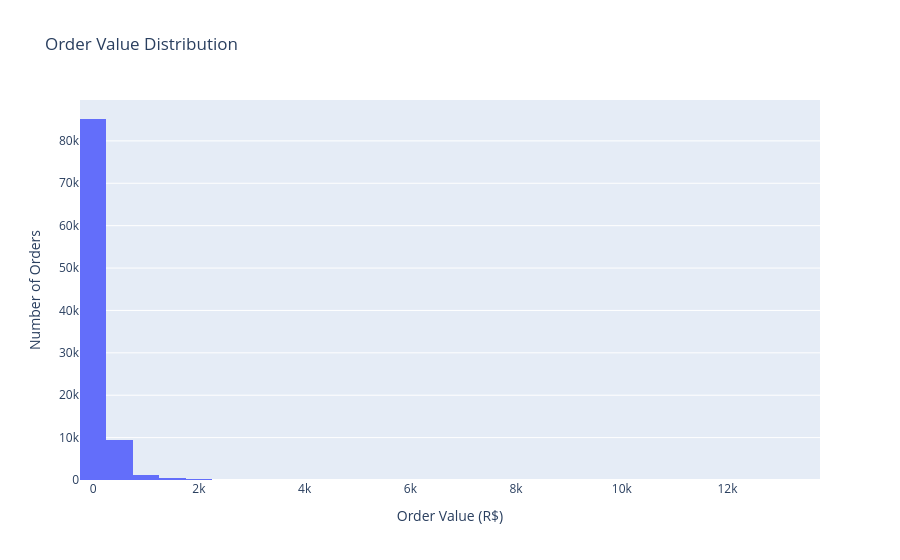

The notebook cell saved with this chart:
### Code cell
order_values = df_sales.groupby('order_id')['price'].sum()

fig4 = px.histogram(order_values, x='price', nbins=50,
                    title='Order Value Distribution')
fig4.update_layout(xaxis_title='Order Value (R$)', yaxis_title='Number of Orders')
fig4.show()

### Figure 1 — Plotly figure (JSON) as saved in the notebook; plotly's stock layout.template omitted (floating-point values rounded to 4 significant figures; data arrays with more than 128 entries replaced by an {"elided": "..."} marker saying what was removed)
{"data": [{"bingroup": "x", "hovertemplate": "price=%{x}<br>count=%{y}<extra></extra>", "legendgroup": "", "marker": {"color": "#636efa", "pattern": {"shape": ""}}, "name": "", "nbinsx": 50, "orientation": "v", "showlegend": false, "type": "histogram", "x": {"elided": "96478 float values"}, "xaxis": "x", "yaxis": "y"}], "layout": {"barmode": "relative", "legend": {"tracegroupgap": 0}, "title": {"text": "Order Value Distribution"}, "xaxis": {"anchor": "y", "domain": [0, 1], "title": {"text": "Order Value (R$)"}}, "yaxis": {"anchor": "x", "domain": [0, 1], "title": {"text": "Number of Orders"}}}}
